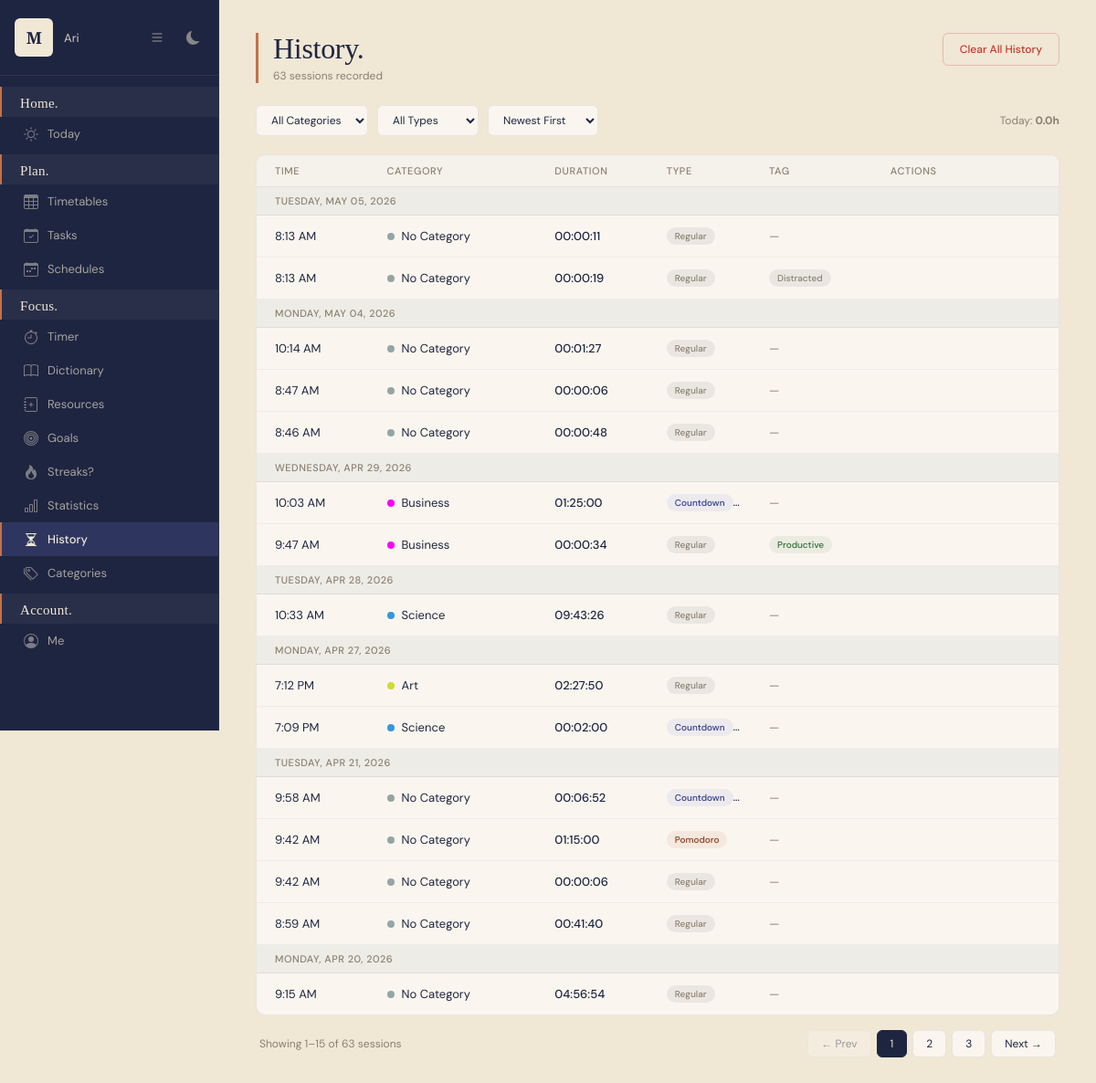
Before: /study/history/ (signed in) with the older database file.
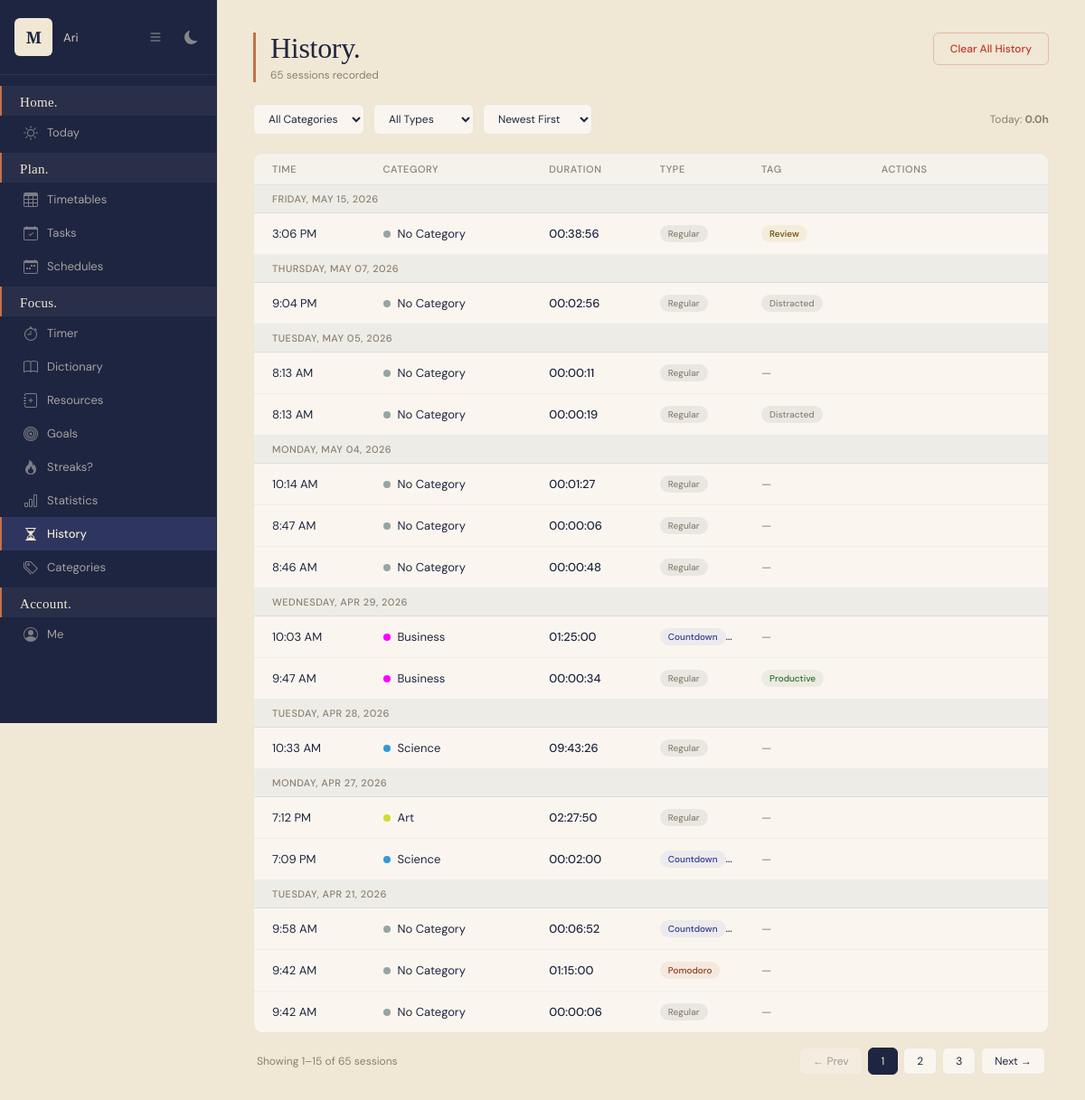
After: the same page with the newer database file.
### planner/models.py (models this page shows, shortened)
class StudySession(models.Model):
    SESSION_TAG_CHOICES = [
        ('productive', 'Productive'),
        ('struggled', 'Struggled'),
        ('review', 'Review'),
        ('learning', 'Learning New Material'),
        ('distracted', 'Distracted'),
    ]
    user = models.ForeignKey(User, on_delete=models.CASCADE)
    category = models.ForeignKey(StudyCategory, on_delete=models.SET_NULL, null=True, blank=True)
    start_time = models.DateTimeField()
    end_time = models.DateTimeField(null=True, blank=True)
    duration_seconds = models.IntegerField(default=0)
    paused_seconds = models.IntegerField(default=0)  # time spent paused
    is_paused = models.BooleanField(default=False)  # currently paused
    pause_start = models.DateTimeField(null=True, blank=True)  # when pause started
    notes = models.TextField(blank=True, null=True)
    session_tag = models.CharField(max_length=20, choices=SESSION_TAG_CHOICES, blank=True, null=True)  # NEW
    productivity_rating = models.IntegerField(null=True, blank=True)  # 1-5 rating
    is_active = models.BooleanField(default=True)
    is_pomodoro = models.BooleanField(default=False)
    pomodoros_completed = models.IntegerField(default=0)
    created_at = models.DateTimeField(auto_now_add=True)
    is_countdown = models.BooleanField(default=False)
    countdown_target_seconds = models.IntegerField(default=0)
    def get_duration_display(self):
        hours = self.duration_seconds // 3600
        minutes = (self.duration_seconds % 3600) // 60
        seconds = self.duration_seconds % 60
        return f"{hours:02d}:{minutes:02d}:{seconds:02d}"
    class Meta:
        ordering = ['-start_time']

class StudyCategory(models.Model):
    user = models.ForeignKey(User, on_delete=models.CASCADE)
    name = models.CharField(max_length=100)
    color = models.CharField(max_length=7, default='#3498db')
    class Meta:
        verbose_name_plural = "Study Categories"

### planner/views/study_views.py (the view)
# urls.py: path('study/history/', views.study_history, name='study_history'),
@login_required(login_url='planner:login')
def study_history(request):
    from django.core.paginator import Paginator
    sessions = StudySession.objects.filter(user=request.user, is_active=False)
    today = timezone.now().date()
    yesterday = today - timedelta(days=1)
    category_id = request.GET.get('category', '')
    session_type = request.GET.get('type', '')
    sort_by = request.GET.get('sort', 'newest')
    if category_id:
        sessions = sessions.filter(category__id=category_id)
    if session_type == 'regular':
        sessions = sessions.filter(is_pomodoro=False, is_countdown=False)
    elif session_type == 'pomodoro':
        sessions = sessions.filter(is_pomodoro=True)
    elif session_type == 'countdown':
        sessions = sessions.filter(is_countdown=True)
    if sort_by == 'oldest':
        sessions = sessions.order_by('start_time')
    elif sort_by == 'longest':
        sessions = sessions.order_by('-duration_seconds')
    elif sort_by == 'shortest':
        sessions = sessions.order_by('duration_seconds')
    else:
        sessions = sessions.order_by('-start_time')
    paginator = Paginator(sessions, 15)
    page_number = request.GET.get('page', 1)
    page_obj = paginator.get_page(page_number)
    from itertools import groupby
    grouped = []
    for date, group in groupby(page_obj, key=lambda s: s.start_time.date()):
        grouped.append({'date': date, 'sessions': list(group)})
    categories = StudyCategory.objects.filter(user=request.user)
    today_total = StudySession.objects.filter(
        user=request.user, is_active=False, start_time__date=today
    ).aggregate(total=Sum('duration_seconds'))['total'] or 0
    return render(request, 'study/history.html', {
        'grouped_sessions': grouped,
        'page_obj': page_obj,
        'categories': categories,
        'total_count': paginator.count,
        'today_total': round(today_total / 3600, 2),
        'selected_category': category_id,
        'selected_type': session_type,
        'selected_sort': sort_by,
        'today': today,
        'yesterday': yesterday,
    })

### planner/templates/study/history.html (shortened to what the changed rows need)
{% extends 'base.html' %}
{% block content %}
    <div class="hist-header">
        <div class="hist-header-left">
            <h1 class="hist-title">History.</h1>
            <p class="hist-subtitle">{{ total_count }} session{{ total_count|pluralize }} recorded</p>
        </div>
    </div>
    <div class="hist-table-card">
        {% if grouped_sessions %}
        <table class="hist-table">
            <colgroup>
            </colgroup>
            <thead>
                <tr>
                    <th>Time</th>
                    <th>Category</th>
                    <th>Duration</th>
                    <th>Type</th>
                    <th>Tag</th>
                    <th>Actions</th>
                </tr>
            </thead>
            <tbody>
                {% for group in grouped_sessions %}
                <tr class="hist-group-row">
                    <td colspan="6">
                        {% if group.date == today %}
                            Today — {{ group.date|date:"M d" }}
                        {% elif group.date == yesterday %}
                            Yesterday — {{ group.date|date:"M d" }}
                        {% else %}
                            {{ group.date|date:"l, M d, Y" }}
                        {% endif %}
                    </td>
                </tr>
                {% for session in group.sessions %}
                <tr class="session-row">
                    <td>
                        <span class="hist-time">{{ session.start_time|date:"g:i A" }}</span>
                    </td>
                    <td>
                        <div class="hist-cat">
                            <span class="hist-cat-dot"
                                  style="background: {{ session.category.color|default:'#95a5a6' }};"></span>
                            {{ session.category.name|default:"No Category" }}
                        </div>
                    </td>
                    <td>
                        <span class="hist-duration">{{ session.get_duration_display }}</span>
                    </td>
                    <td>
                        {% if session.is_pomodoro %}
                            <span class="hist-badge hist-badge-pomodoro">Pomodoro</span>
                        {% elif session.is_countdown %}
                            <span class="hist-badge hist-badge-countdown">Countdown</span>
                        {% else %}
                            <span class="hist-badge hist-badge-regular">Regular</span>
                        {% endif %}
                    </td>
                    <td>
                        {% if session.session_tag %}
                            <span class="hist-badge hist-tag-{{ session.session_tag }}">
                                {{ session.get_session_tag_display }}
                            </span>
                        {% else %}
                            <span style="color: var(--text-muted); font-size: 13px;">—</span>
                        {% endif %}
                    </td>
                    <td>
                    </td>
                </tr>
                {% endfor %}
                {% endfor %}
            </tbody>
        </table>
        {% else %}
            <div class="hist-empty">
                No study sessions recorded yet. Start a timer to begin tracking!
            </div>
        {% endif %}
    </div>
    {% if page_obj.paginator.num_pages > 1 %}
    <div class="hist-pagination">
        <span class="hist-page-info">
            Showing {{ page_obj.start_index }}–{{ page_obj.end_index }} of {{ total_count }} sessions
        </span>
        <div class="hist-page-btns">
            {% if page_obj.has_previous %}
                <a href="?page={{ page_obj.previous_page_number }}&category={{ selected_category }}&type={{ selected_type }}&sort={{ selected_sort }}"
                   class="hist-page-btn">← Prev</a>
            {% else %}
                <span class="hist-page-btn disabled">← Prev</span>
            {% endif %}
            {% for num in page_obj.paginator.page_range %}
                {% if num == page_obj.number %}
                    <span class="hist-page-btn current">{{ num }}</span>
                {% elif num >= page_obj.number|add:"-2" and num <= page_obj.number|add:"2" %}
                    <a href="?page={{ num }}&category={{ selected_category }}&type={{ selected_type }}&sort={{ selected_sort }}"
                       class="hist-page-btn">{{ num }}</a>
                {% endif %}
            {% endfor %}
            {% if page_obj.has_next %}
                <a href="?page={{ page_obj.next_page_number }}&category={{ selected_category }}&type={{ selected_type }}&sort={{ selected_sort }}"
                   class="hist-page-btn">Next →</a>
            {% else %}
                <span class="hist-page-btn disabled">Next →</span>
            {% endif %}
        </div>
    </div>
    {% endif %}
{% endblock %}

Changed rows visible on the page:
no longer on this page (row unchanged): StudySession: start_time "8:59 AM", category.name "No Category", duration "00:41:40", is_pomodoro "Regular", shown under "TUESDAY, APR 21, 2026"
no longer on this page (row unchanged): StudySession: start_time "9:15 AM", category.name "No Category", duration "04:56:54", is_pomodoro "Regular", shown under "MONDAY, APR 20, 2026"
added StudySession: start_time "3:06 PM", category.name "No Category", duration "00:38:56", is_pomodoro "Regular", session_tag "Review", shown under "FRIDAY, MAY 15, 2026"
added StudySession: start_time "9:04 PM", category.name "No Category", duration "00:02:56", is_pomodoro "Regular", session_tag "Distracted", shown under "THURSDAY, MAY 07, 2026"
Other visible differences:
{{ total_count }}: "63" → "65"
new list line: "FRIDAY, MAY 15, 2026"
new list line: "THURSDAY, MAY 07, 2026"
list line gone: "MONDAY, APR 20, 2026"
